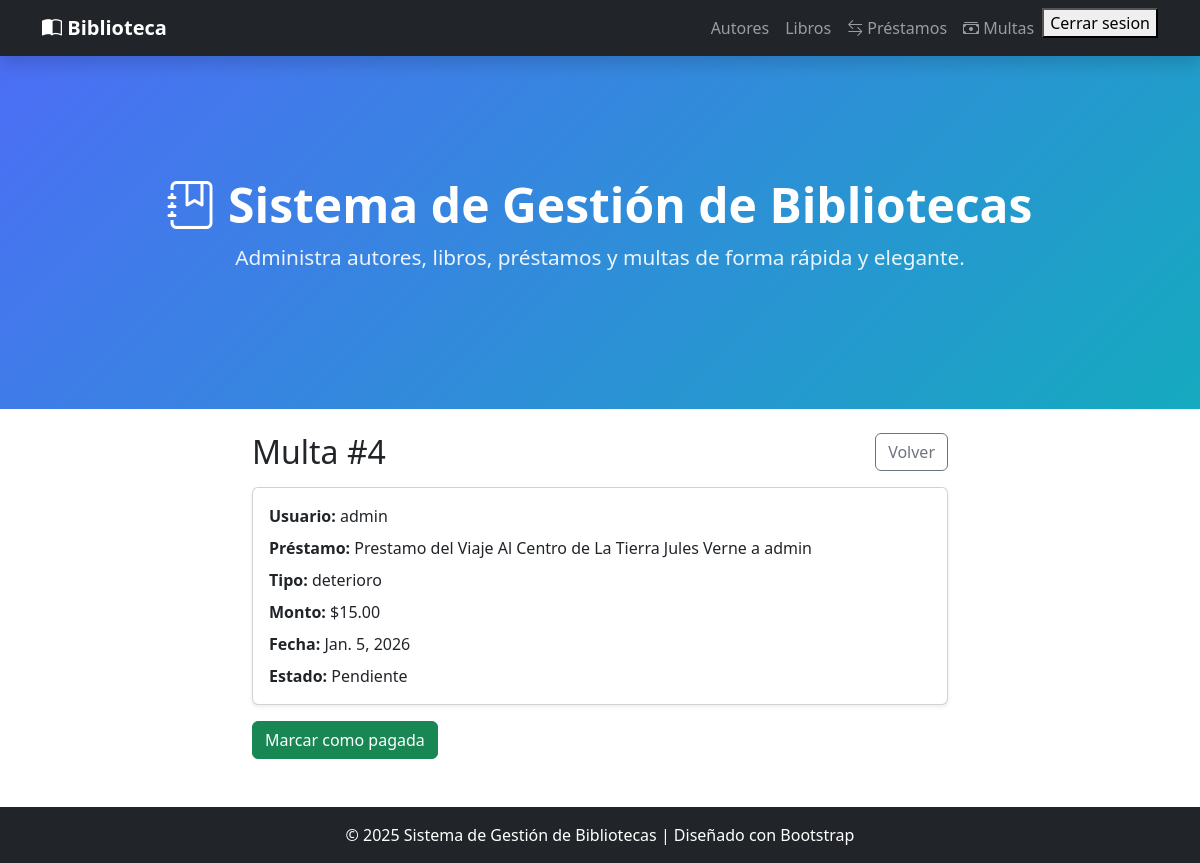
/multas/4/pago/ (signed in), run on the app's committed database.
### gestion/models.py (models this page shows, shortened)
class Multa(models.Model):
    prestamo = models.ForeignKey(Prestamo,related_name="Multas", on_delete=models.PROTECT)
    tipo = models.CharField(max_length=10, choices=(('r','retraso'),('p','perdida'),('d','deterioro'))) #Choices se debe de definir como tupla de tuplas
    monto = models.DecimalField(max_digits=8, decimal_places=2, default=0)
    pagada = models.BooleanField(default=False)
    fecha = models.DateField(default=timezone.now)
    fechaPago = models.DateTimeField(blank=True, null=True)

class Prestamo(models.Model):
    libro = models.ForeignKey(Libro,related_name="Prestamos",on_delete=models.PROTECT)
    usuario = models.ForeignKey(settings.AUTH_USER_MODEL, related_name="Prestamos", on_delete=models.PROTECT)  #Usuarios propios de Django, se importa desde el modelo de settings
    fecha_prestamos = models.DateField(default=timezone.now) #Usa la fecha del equipo actual
    fecha_max = models.DateField()
    fecha_devolucion = models.DateField(blank= True,null=True) #Para que me permita crear con datos en blanco en esta campo
    class Meta:
        permissions = (
            ("Ver_prestamos", "Puede ver prestamos"),
            ("gestionar_prestamos","Puede gestionar prestamos"),
            ("gestionar_libros","Puede gestionar libros"),
        )
    def __str__(self):
        return f"Prestamo del {self.libro} a {self.usuario}"

class Libro(models.Model):
    titulo = models.CharField(max_length=50)
    autor = models.ForeignKey(Autor,related_name="Libros", on_delete=models.PROTECT)    #Aqui en vez de one2many, las relaciones se hacen con llaves
    isbn = models.CharField(max_length=20, blank=True, null=True,unique=True)
    paginas = models.IntegerField(blank=True, null=True)
    genero = models.CharField(max_length=100, blank=True, null=True)
    descripcion = models.TextField(blank=True, null=True)
    editorial = models.CharField(max_length=100, blank=True, null=True)
    coverId = models.IntegerField(blank=True, null=True)
    stock = models.PositiveIntegerField(default=1)
    disponible = models.BooleanField(default=True)
    activo = models.BooleanField(default=True)
    def __str__(self):
        return f"{self.titulo} {self.autor}"  #En este apartado que es visual no hay que hacer makemigrations

class Autor(models.Model):
    nombre = models.CharField(max_length=50)
    apellido = models.CharField(max_length=50)
    bibliografia = models.CharField(max_length=200,blank=True, null=True)
    def __str__(self):
        return f"{self.nombre} {self.apellido}"

### gestion/views.py (the view, shortened to what this page needs)
# urls.py: path('multas/<int:multaId>/pago/', multaPagoWizard, name="multa_pago_wizard"),
@login_required
@require_http_methods(["GET", "POST"])
def multaPagoWizard(request, multaId):
    multa = get_object_or_404(Multa, id=multaId)
    return render(request, "gestion/templates/multa_pago_wizard.html", {"multa": multa})

### gestion/templates/multa_pago_wizard.html (shortened to what this page needs)
{% extends "index.html" %}
{% block contenido %}
<div class="container py-4" style="max-width: 720px;">
  <div class="d-flex justify-content-between align-items-center mb-3">
    <h2 class="m-0">Multa #{{ multa.id }}</h2>
    <a class="btn btn-outline-secondary" href="{% url 'lista_multa' %}">Volver</a>
  </div>
  <div class="card shadow-sm mb-3">
    <div class="card-body">
      <div class="mb-2"><b>Usuario:</b> {{ multa.prestamo.usuario.username }}</div>
      <div class="mb-2"><b>Préstamo:</b> {{ multa.prestamo }}</div>
      <div class="mb-2"><b>Tipo:</b> {{ multa.get_tipo_display }}</div>
      <div class="mb-2"><b>Monto:</b> ${{ multa.monto }}</div>
      <div class="mb-2"><b>Fecha:</b> {{ multa.fecha }}</div>
      <div class="mb-0"><b>Estado:</b> {% if multa.pagada %}Pagada{% else %}Pendiente{% endif %}</div>
    </div>
  </div>
  {% if not multa.pagada %}
    <form method="post" onsubmit="return confirm('¿Confirmas que esta multa fue pagada?');">
      <button class="btn btn-success" type="submit">Marcar como pagada</button>
    </form>
  {% else %}
    <form method="post" onsubmit="return confirm('¿Seguro que deseas revertirla a pendiente?');">
      {% csrf_token %}
      <input type="hidden" name="action" value="markPending">
      <button class="btn btn-warning" type="submit">Revertir a pendiente</button>
    </form>
  {% endif %}
</div>
{% endblock %}

### data on the page
Multa: id "4", prestamo.usuario.username "admin", prestamo "Prestamo del Viaje Al Centro de La Tierra Jules Verne a admin", tipo "deterioro", monto "15.00", fecha "Jan. 5, 2026"
